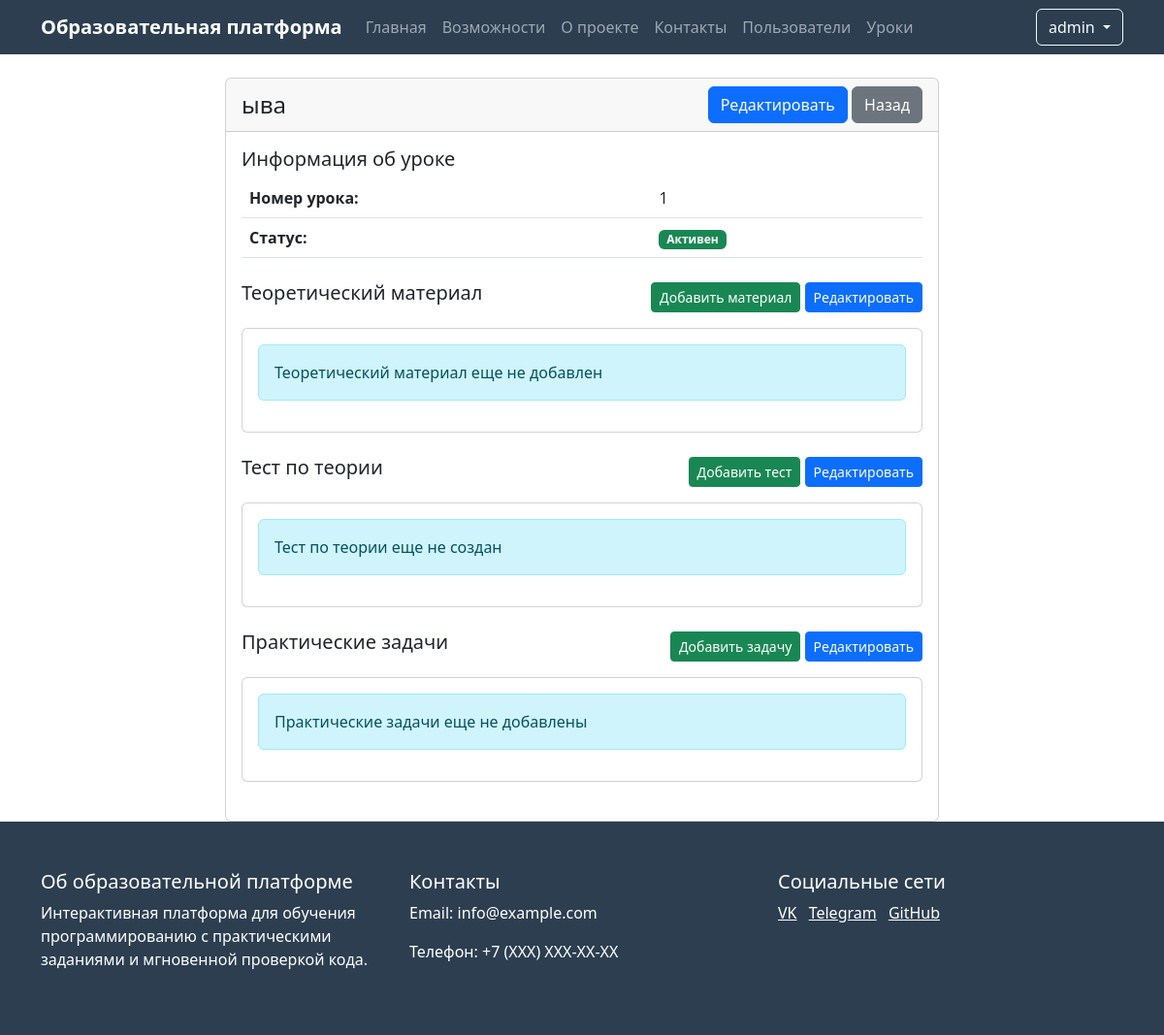
Page /admin/lessons/1 (signed in) on the earlier database version.
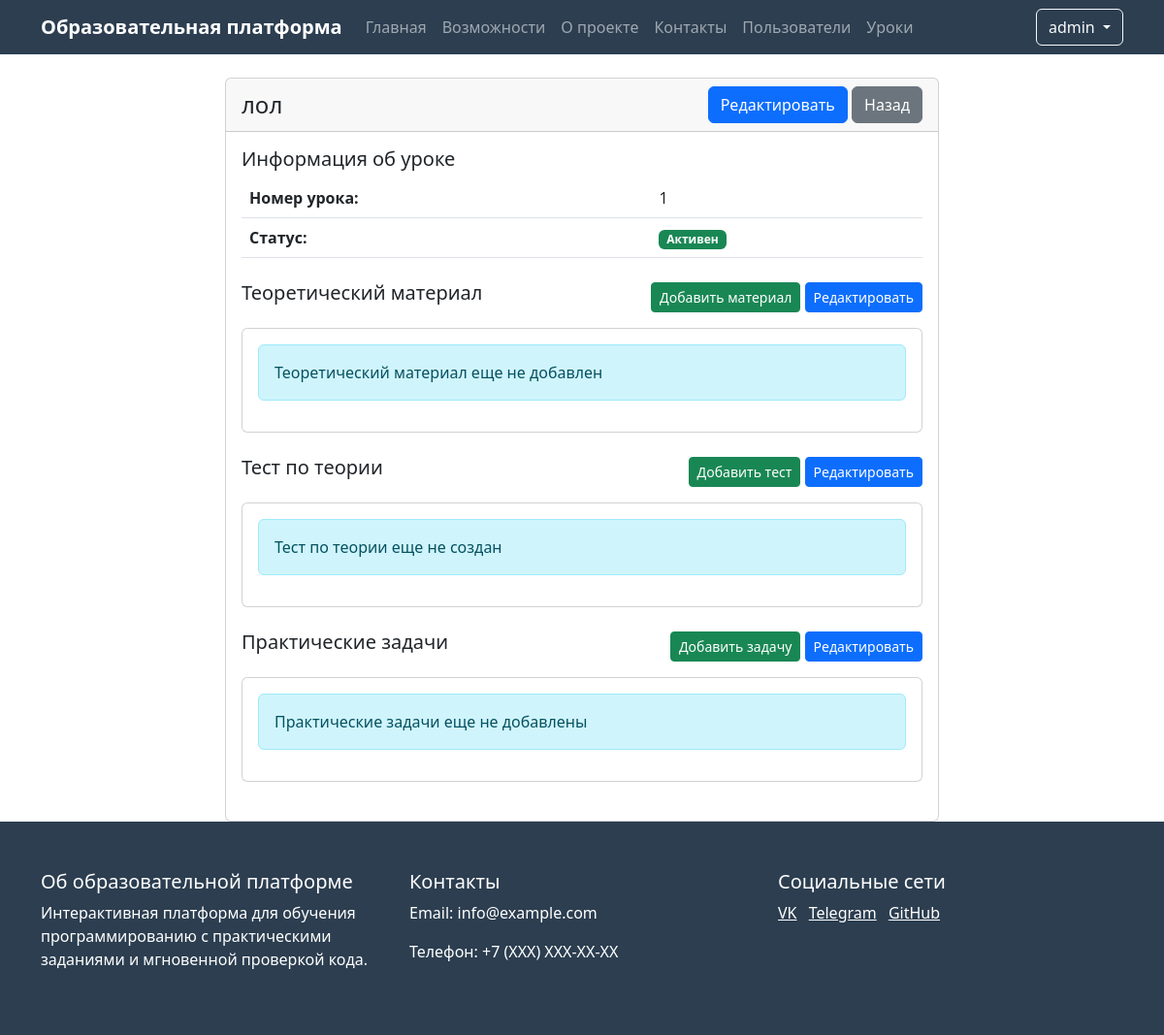
Same page on the later database version.
### app.py (models this page shows)
class Lesson(db.Model):
    id = db.Column(db.Integer, primary_key=True)
    order_number = db.Column(db.Integer, unique=True, nullable=False)
    title = db.Column(db.String(200), nullable=False)
    description = db.Column(db.Text)
    is_active = db.Column(db.Boolean, default=True)
    created_at = db.Column(db.DateTime, default=db.func.now())
    theory_content = db.Column(db.Text)
    theory_test = db.relationship('TheoryTest', backref='lesson', uselist=False)
    practice_tasks = db.relationship('PracticeTask', backref='lesson', lazy=True)

### app.py (the view)
@app.route('/admin/lessons/<int:lesson_id>')
@login_required
def view_lesson(lesson_id):
    if not current_user.is_admin:
        abort(403)
    lesson = Lesson.query.get_or_404(lesson_id)
    return render_template('view_lesson.html', lesson=lesson)

### app.py (called while the page is built)
@login_manager.user_loader
def load_user(user_id):
    return User.query.get(int(user_id))

### templates/view_lesson.html (shortened to what the changed rows need)
{% extends "base.html" %}
{% block content %}
<div class="container mt-4">
    <div class="row">
        <div class="col-md-8 offset-md-2">
            <div class="card">
                <div class="card-header d-flex justify-content-between align-items-center">
                    <h4 class="mb-0">{{ lesson.title }}</h4>
                    <div>
                        <a href="{{ url_for('edit_lesson', lesson_id=lesson.id) }}" class="btn btn-primary">
                        </a>
                        <a href="{{ url_for('lesson_list') }}" class="btn btn-secondary">
                        </a>
                    </div>
                </div>
                <div class="card-body">
                    <div class="mb-4">
                        <table class="table">
                            <tr>
                                <th>Номер урока:</th>
                                <td>{{ lesson.order_number }}</td>
                            </tr>
                            <tr>
                                <th>Статус:</th>
                            </tr>
                        </table>
                    </div>
                </div>
            </div>
        </div>
    </div>
</div>
{% endblock %}

Differences in the rows shown:
changed Lesson: title "ыва" → "лол"
